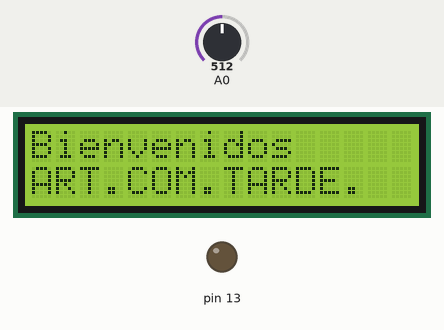
Recording of a sketch running on a simulated Arduino Uno, built with avr-gcc and run on an emulated ATmega328P. On the bench: 16×2 character LCD, output pins drawn as LEDs (lit = HIGH). Dashed ring = blinking. Inputs (shaded band) come from the test bench; at power-on: A0 = 512. What the sketch prints to the serial monitor is not drawn.

Above: at 1.2 s.
1.3 s: A0 set to 106
5.9 s: A0 set to 90
At 6.9 s:
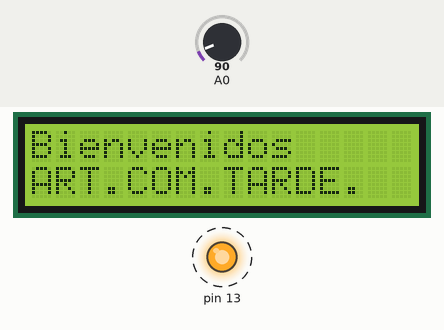
13.6 s: A0 set to 110
At 14.5 s:
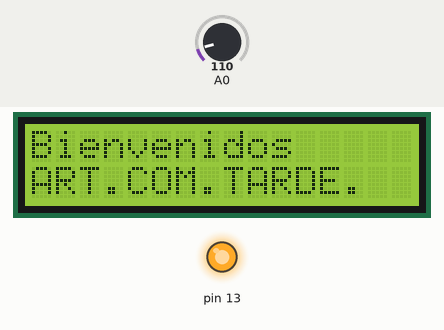
Timing chart, 0 to 16.7 s (numbered marks = the images above; inputs shaded):
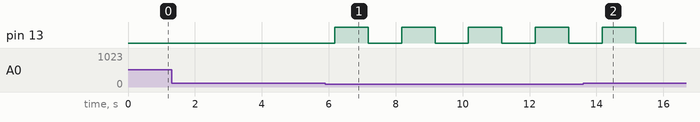

The sketch:

primero.ino
```cpp
#include <Key.h>
#include <Keypad.h>
#include <LiquidCrystal.h>


LiquidCrystal lcd(   4,5, 6, 7, 8, 9);
//LiquidCrystal lcd(RS,E,D4,D5,D6,D7); En el mismo orden se alambra
int i, dato;

//METODOS Y FUNCIONES PARA LIBRERIAS
void setup()
{  //entradas o salidas
  //SE CONFIGURAN PINES Y SE INICIAN LAS LIBRERIAS
  //PIN13 COMO SALIDA
  pinMode(13,OUTPUT);
  pinMode(2,INPUT);
  lcd.begin(16,2);    //inicualizo la libreria de lcd
  Serial.begin(9600); //permita ver lo que pasa
}

//METODOS
void secuencia(){
  for(i=0;i<5; i++){
    digitalWrite(13,HIGH);
    Serial.print("LED ON");
    delay(1000);
    digitalWrite(13,LOW);
    delay(1000);
  }
}
void loop() {
  //Va el programa

  lcd.clear();
  lcd.setCursor(0,0);  //Empieza en 0
  lcd.print("Bienvenidos");
  lcd.setCursor(0,1);  //Empieza en 0
  lcd.print("ART.COM.TARDE.");
  delay(3000);
  //dato=digitalRead(2);  //leea

  //if(dato==LOW){
  //for(;;) for sin limite
  dato=analogRead(A0);
  if(dato<100){
    secuencia();
    delay(3000);

 }
 delay(100);
}

//METODOS
```

Measured:
- the behaviour switches between 100 and 99 on A0 (found by bisection; images 0 and 1)
- after the input at 1.3 s, every drawn part: stays the same
- after the input at 5.9 s, pin 13: alternates HIGH for 1.0 s and LOW for 1.0 s, starting after 0.27 s
- after the input at 13.6 s, pin 13: goes on until 15.2 s, then stays LOW
